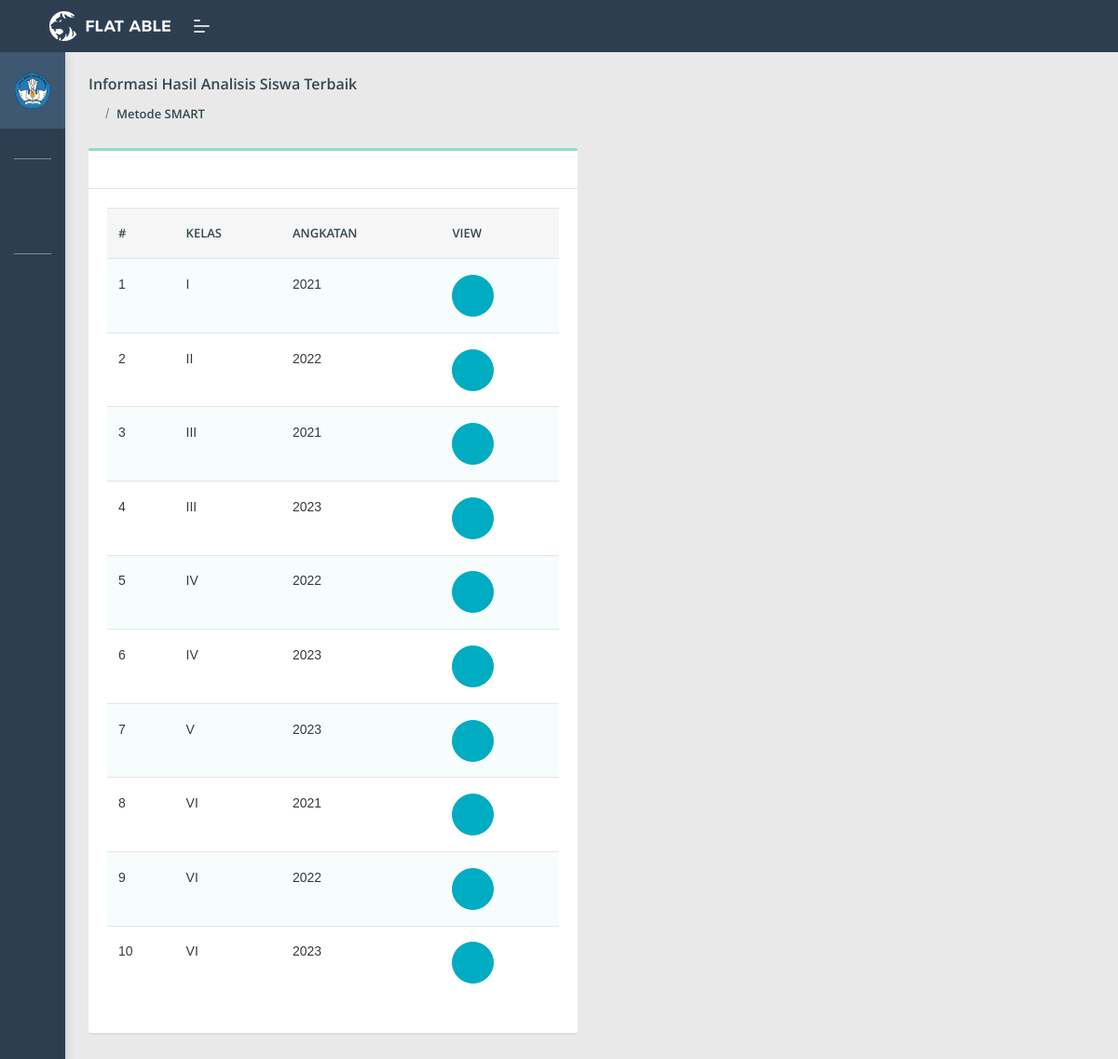
Screenshot of /KepalaSekolah/cHasilAnalisis (signed in) with the database file from the repository.
### tables this page shows
CREATE TABLE `analisis_siswa` (
  `id_siswa` int(11) NOT NULL,
  `id_user` int(11) NOT NULL,
  `id_raport` int(11) NOT NULL DEFAULT 0,
  `id_keaktifan` int(11) NOT NULL DEFAULT 0,
  `id_absensi` int(11) NOT NULL DEFAULT 0,
  `id_kepribadian` int(11) NOT NULL DEFAULT 0,
  `id_kejuaraan` int(11) NOT NULL DEFAULT 0,
  `nama_siswa` varchar(125) NOT NULL,
  `kelas` varchar(11) NOT NULL,
  `angkatan` int(11) NOT NULL,
  `jk` varchar(20) NOT NULL,
  `hasil` varchar(10) DEFAULT '0'
);

### application/controllers/KepalaSekolah/cHasilAnalisis.php (called while the page is built, shortened)
<?php
class cHasilAnalisis extends CI_Controller
{
	public function __construct()
	{
		$this->load->model('mAnalisis');
	}
	public function index()
	{
		$data = array(
			'periode' => $this->mAnalisis->periode()
		);
		$this->load->view('KepalaSekolah/Layouts/head');
		$this->load->view('KepalaSekolah/Layouts/header');
		$this->load->view('KepalaSekolah/vHasilAnalisis', $data);
		$this->load->view('KepalaSekolah/Layouts/footer');
	}
}

### index.php (called while the page is built, shortened)
<?php
require_once BASEPATH.'core/CodeIgniter.php';

### application/models/mAnalisis.php (called while the page is built, shortened)
<?php
class mAnalisis extends CI_Model
{
	public function periode()
	{
		return $this->db->query("SELECT * FROM `analisis_siswa` GROUP BY kelas, angkatan")->result();
	}
}

### application/views/KepalaSekolah/vHasilAnalisis.php (the view, shortened to what this page needs)
<section class="pcoded-main-container">
	<div class="pcoded-content">
		<div class="page-header">
			<div class="page-block">
				<div class="row align-items-center">
					<div class="col-md-12">
						<div class="page-header-title">
							<h5 class="m-b-10"> Informasi Hasil Analisis Siswa Terbaik</h5>
						</div>
						<ul class="breadcrumb">
							<li class="breadcrumb-item"><a href="<?= base_url('WaliKelas/cDasboardWaliKelas') ?>"><i class="feather icon-home"></i></a></li>
							<li class="breadcrumb-item"><a href="<?= base_url('WaliKelas/cAnalisis') ?>">Metode SMART</a></li>
						</ul>
					</div>
				</div>
			</div>
		</div>
		<div class="row">
			<div class="col-xl-6">
				<div class="card">
					<div class="card-header">
					</div>
					<div class="card-body table-border-style">
						<div class="table-responsive">
							<table class="table table-striped">
								<thead>
									<tr>
										<th>#</th>
										<th>Kelas</th>
										<th>Angkatan</th>
										<th>View</th>
									</tr>
								</thead>
								<tbody>
									<?php
									$no = 1;
									foreach ($periode as $key => $value) {
									?>
										<tr>
											<td><?= $no++ ?></td>
											<td><?= $value->kelas ?></td>
											<td><?= $value->angkatan ?></td>
											<td><a href="<?= base_url('KepalaSekolah/cHasilAnalisis/view/' . $value->kelas . '/') . $value->angkatan ?>" type="button" class="btn  btn-icon btn-info"><i class="feather icon-eye"></i></a>
											</td>
										</tr>
									<?php
									}
									?>
								</tbody>
							</table>
						</div>
					</div>
				</div>
			</div>
		</div>
	</div>
</section>

### rows the page displays
analisis_siswa: kelas "I", angkatan "2021"
analisis_siswa: kelas "II", angkatan "2022"
analisis_siswa: kelas "III", angkatan "2021"
analisis_siswa: kelas "III", angkatan "2023"
analisis_siswa: kelas "IV", angkatan "2022"
analisis_siswa: kelas "IV", angkatan "2023"
analisis_siswa: kelas "V", angkatan "2023"
analisis_siswa: kelas "VI", angkatan "2021"
analisis_siswa: kelas "VI", angkatan "2022"
analisis_siswa: kelas "VI", angkatan "2023"
